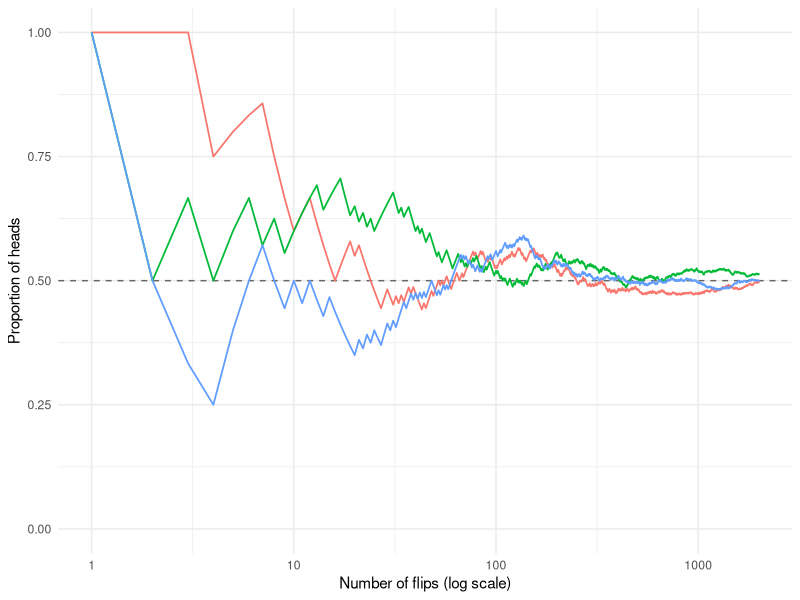
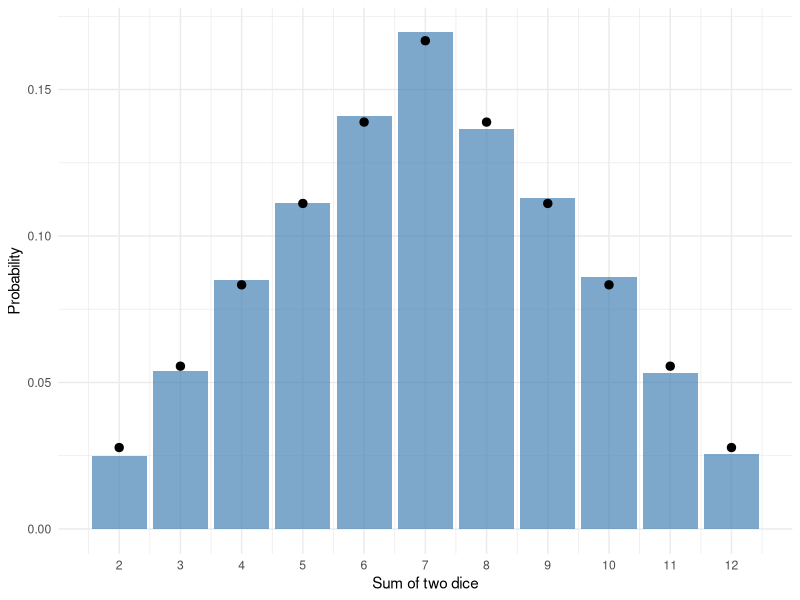
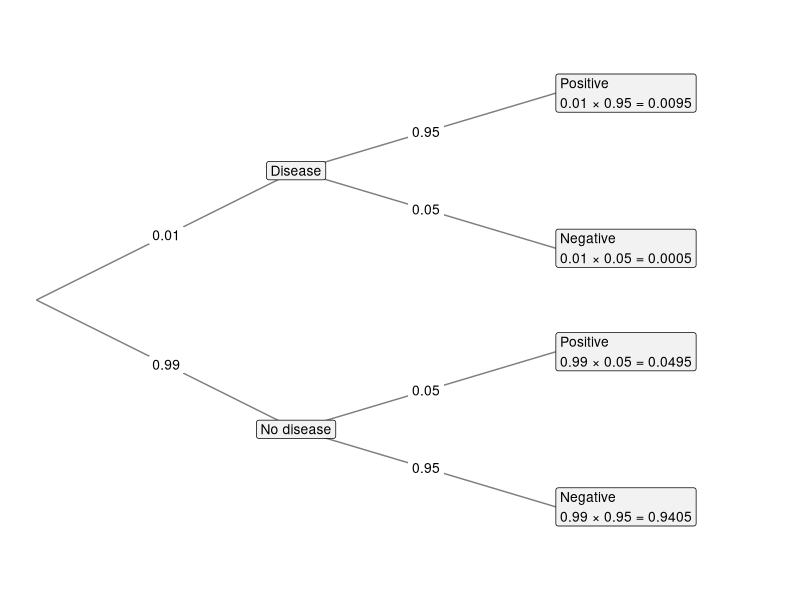

The R source for these figures, in order:
## ---- chunk 1
#| label: coin-ten
set.seed(113)
ten <- sample(c("H", "T"), size = 10, replace = TRUE)
ten
## ---- chunk 2
#| label: coin-many
flips <- sample(c("H", "T"), size = 10000, replace = TRUE)
mean(flips[1:10] == "H")      # first 10 flips
mean(flips[1:100] == "H")     # first 100
mean(flips == "H")            # all 10,000
## ---- chunk 3
#| label: fig-lln
#| fig-cap: "The running proportion of heads in three separate sequences of 2,000 flips of a fair coin. Each sequence wanders early on, but all settle near 0.5."
#| echo: false
#| fig-width: 7
#| fig-height: 3.5
library(ggplot2)
set.seed(2026)
n <- 2000
runs <- do.call(rbind, lapply(1:3, function(i) {
  heads <- sample(c(1, 0), size = n, replace = TRUE)
  data.frame(flip = 1:n, prop = cumsum(heads) / (1:n), run = factor(i))
}))
ggplot(runs, aes(x = flip, y = prop, colour = run)) +
  geom_hline(yintercept = 0.5, linetype = "dashed", colour = "grey40") +
  geom_line(linewidth = 0.6) +
  scale_x_log10() +
  coord_cartesian(ylim = c(0, 1)) +
  labs(x = "Number of flips (log scale)", y = "Proportion of heads") +
  theme_minimal() +
  theme(legend.position = "none")
## ---- chunk 4
#| label: titanic-table
titanic <- margin.table(Titanic, c("Sex", "Survived"))
addmargins(titanic)
## ---- chunk 5
#| label: titanic-prop
prop.table(titanic)
## ---- chunk 6
#| label: titanic-rows
prop.table(titanic, 1)
## ---- chunk 7
#| label: at-least-one
1 - (5/6)^4
## ---- chunk 8
#| label: at-least-one-sim
set.seed(1654)
got_six <- replicate(10000, any(sample(1:6, size = 4, replace = TRUE) == 6))
mean(got_six)
## ---- chunk 9
#| label: dice-sim
set.seed(36)
sums <- replicate(10000, sum(sample(1:6, size = 2, replace = TRUE)))
mean(sums == 7)
## ---- chunk 10
#| label: fig-dice
#| fig-cap: "Relative frequencies of the sum of two dice in 10,000 simulated rolls (bars) and the exact probabilities (points)."
#| echo: false
#| fig-width: 6
#| fig-height: 3.5
exact <- data.frame(sum = 2:12, prob = c(1:6, 5:1) / 36)
simulated <- as.data.frame(prop.table(table(factor(sums, levels = 2:12))))
names(simulated) <- c("sum", "prop")
simulated$sum <- as.integer(as.character(simulated$sum))
ggplot(simulated, aes(x = sum, y = prop)) +
  geom_col(fill = "steelblue", alpha = 0.7) +
  geom_point(data = exact, aes(y = prob), size = 2.5) +
  scale_x_continuous(breaks = 2:12) +
  labs(x = "Sum of two dice", y = "Probability") +
  theme_minimal()
## ---- chunk 11
#| label: fig-tree
#| fig-cap: "A tree diagram for the screening test. Probabilities on the second set of branches are conditional on the first. The probability at the end of each path is the product of the probabilities along it."
#| echo: false
#| fig-width: 7
#| fig-height: 4
nodes <- data.frame(
  x = c(1, 1, 2, 2, 2, 2),
  y = c(0.75, 0.25, 0.9, 0.6, 0.4, 0.1),
  label = c("Disease", "No disease",
            "Positive\n0.01 × 0.95 = 0.0095", "Negative\n0.01 × 0.05 = 0.0005",
            "Positive\n0.99 × 0.05 = 0.0495", "Negative\n0.99 × 0.95 = 0.9405")
)
edges <- data.frame(
  x = c(0, 0, 1, 1, 1, 1), y = c(0.5, 0.5, 0.75, 0.75, 0.25, 0.25),
  xend = nodes$x, yend = nodes$y,
  prob = c("0.01", "0.99", "0.95", "0.05", "0.05", "0.95")
)
ggplot() +
  geom_segment(data = edges, aes(x = x, y = y, xend = xend, yend = yend),
               colour = "grey50") +
  geom_label(data = edges, aes(x = (x + xend) / 2, y = (y + yend) / 2, label = prob),
             size = 3.5, label.size = 0, fill = "white") +
  geom_label(data = nodes, aes(x = x, y = y, label = label),
             hjust = c(0.5, 0.5, 0, 0, 0, 0), size = 3.5, fill = "grey95") +
  coord_cartesian(xlim = c(0, 2.8), ylim = c(0, 1)) +
  scale_y_continuous(expand = expansion(add = 0.08)) +
  theme_void()
## ---- chunk 12
#| label: bayes-prior
prior <- c(0.001, 0.01, 0.10, 0.50)
posterior <- prior * 0.95 / (prior * 0.95 + (1 - prior) * 0.05)
round(posterior, 3)
## ---- chunk 13
#| label: counting
factorial(5)                 # arrangements of 5 books
factorial(30) / factorial(27)  # president, VP, secretary
choose(30, 3)                # 3-person committees
## ---- chunk 14
#| label: lottery
choose(49, 6)
